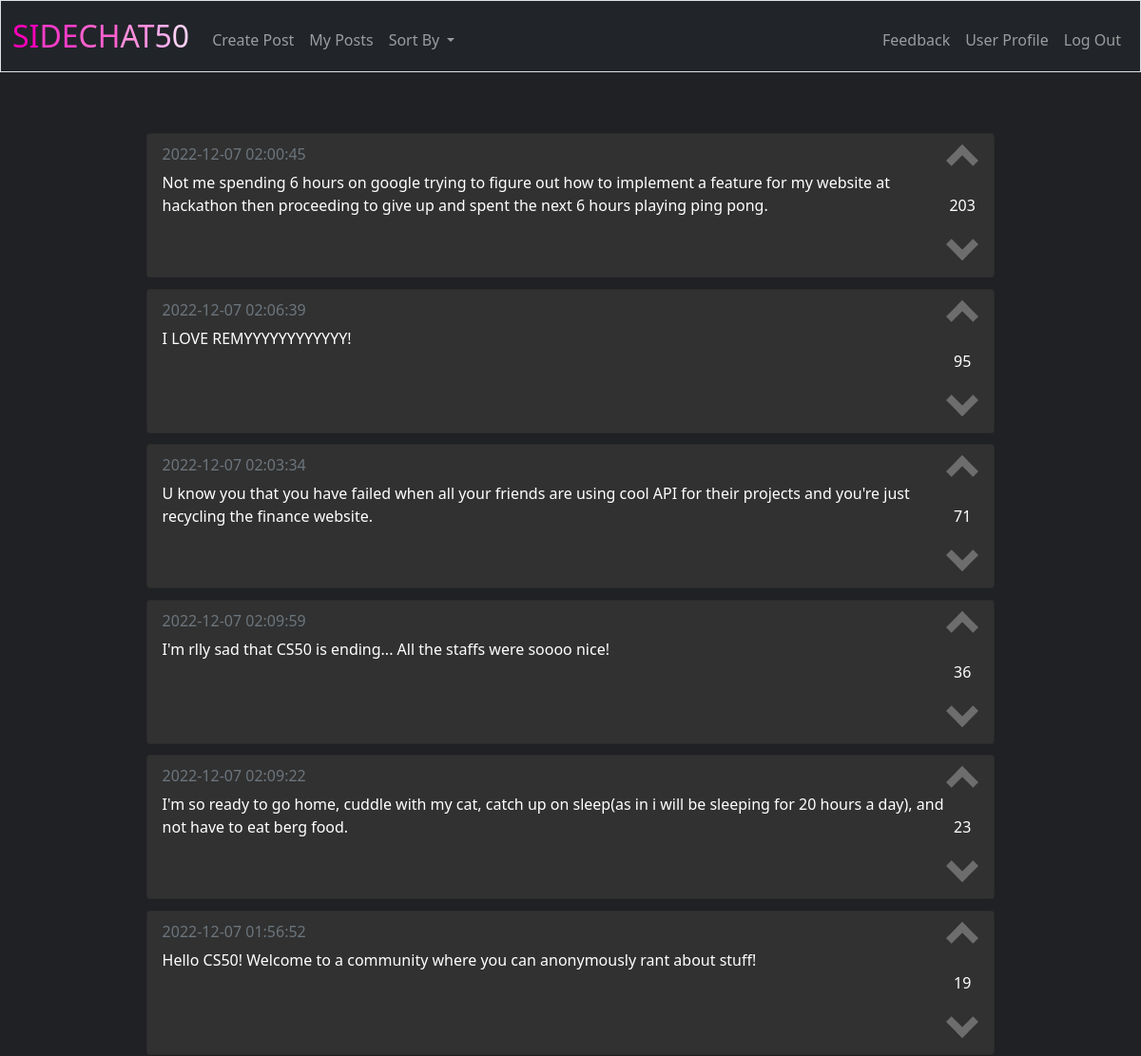
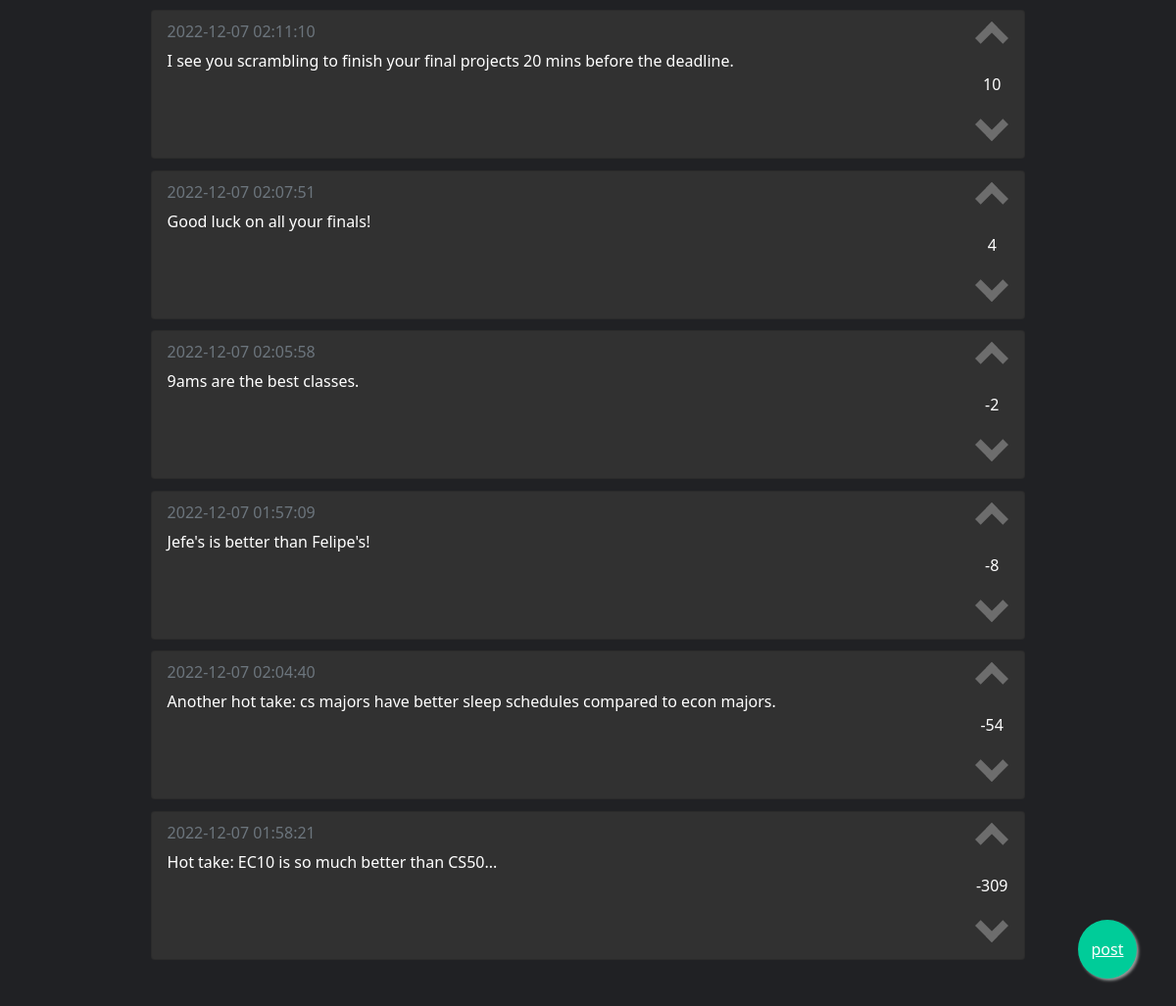
Page /top (signed in) on the committed database (2 pictures, top to bottom).
### tables this page shows
CREATE TABLE posts (id INTEGER PRIMARY KEY AUTOINCREMENT NOT NULL, user_id INTEGER NOT NULL, post TEXT NOT NULL, 'time' DATETIME NOT NULL DEFAULT CURRENT_TIMESTAMP, likes INTEGER NOT NULL DEFAULT(0), FOREIGN KEY(user_id) REFERENCES users(id));

### app.py (the view)
@app.route("/top")
@login_required
def top():
    id = session["user_id"]
    posts = db.execute("SELECT * FROM posts ORDER BY likes DESC")
    liked = db.execute("SELECT post_id FROM liked WHERE user_id = ?", id)
    disliked = db.execute("SELECT post_id FROM disliked WHERE user_id = ?", id)
    likes = []
    dislikes = []
    for post in liked:
        likes.append(post["post_id"])
    for post in disliked:
        dislikes.append(post["post_id"])
    return render_template("index.html", posts=posts, likes=likes, dislikes=dislikes)

### app.py (called while the page is built)
@app.after_request
def after_request(response):
    response.headers["Cache-Control"] = "no-cache, no-store, must-revalidate"
    response.headers["Expires"] = 0
    response.headers["Pragma"] = "no-cache"
    return response

### helpers.py (called while the page is built)
def login_required(f):
    @wraps(f)
    def decorated_function(*args, **kwargs):
        if session.get("user_id") is None:
            return redirect("/login")
        return f(*args, **kwargs)
    return decorated_function

### templates/index.html (shortened to what this page needs)
{% extends "layout.html" %}
{% block main %}
<div class="container">
    {% for post in posts %}
    <div class="card">
        <div class="card-body" style="display: block;">
            <div class="split-left">
                <h6 class="card-subtitle mb-2 text-muted" style="text-align: left; color: rgb(201, 201, 201);">{{ post["time"] }}</h6>
                <p class="card-text" style="text-align: left;">{{ post["post"] }}</p>
            </div>
            <div class="split-right">
                {% if post["id"] in likes %}
                <span onclick="like({{post.id}}, {{session['user_id']}})" id="like{{post.id}}" class="arrow up on "></span>
                {% else %}
                <span onclick="like({{post.id}}, {{session['user_id']}})" id="like{{post.id}}" class="arrow up"></span>
                {% endif %}
                <div id="counter{{post.id}}" style="margin-top: 50%; margin-bottom: 50%;">{{ post["likes"] }}</div>
                {% if post["id"] in dislikes %}
                <span onclick="dislike({{post.id}}, {{session['user_id']}})" id="dislike{{post.id}}" class="arrow down on"></span>
                {% else %}
                <span onclick="dislike({{post.id}}, {{session['user_id']}})" id="dislike{{post.id}}" class="arrow down"></span>
                {% endif %}
            </div>
        </div>
    </div>
    {% endfor %}
</div>
<a href="/post" class="float">
    <p class="icon">post</p>
</a>
{% endblock %}

### static/styles.css (style rules this page uses)
body { background-color: #202124; color: rgb(255, 255, 255); }
.float { position:fixed; width:60px; height:60px; bottom:40px; right:40px; background-color:#0C9; color:#FFF; border-radius:50px; text-align:center; box-shadow: 2px 2px 3px #999; }
.icon { display:flex; align-items:center; justify-content:center; height: 100%; color:white; }
.container { margin-left: auto; margin-right: auto; margin-top: 2vh; }
.card { background-color: rgb(49, 49, 49); width: 80%; margin: 1% 10% 1%; }
.arrow { border: solid rgb(109, 109, 109); border-width: 0 1vh 1vh 0; display: inline-block; padding: 1vh; cursor: pointer; }
.up { transform: rotate(-135deg); -webkit-transform: rotate(-135deg); }
.down { transform: rotate(45deg); -webkit-transform: rotate(45deg); }
.split-left { width: 96%; float: left; display: inline-block; }
.split-right { width:4%; float: left; display: inline-block; }

### rows in the picture
posts: time "2022-12-07 02:00:45", post "Not me spending 6 hours on google trying to figure out how to implement a feature for my website at hackathon then proceeding to give up and spent the next 6 hours playing ping pong.", likes "203"
posts: time "2022-12-07 02:06:39", post "I LOVE REMYYYYYYYYYYYY!", likes "95"
posts: time "2022-12-07 02:03:34", post "U know you that you have failed when all your friends are using cool API for their projects and you're just recycling the finance website.", likes "71"
posts: time "2022-12-07 02:09:59", post "I'm rlly sad that CS50 is ending... All the staffs were soooo nice!", likes "36"
posts: time "2022-12-07 02:09:22", post "I'm so ready to go home, cuddle with my cat, catch up on sleep(as in i will be sleeping for 20 hours a day), and not have to eat berg food.", likes "23"
posts: time "2022-12-07 01:56:52", post "Hello CS50! Welcome to a community where you can anonymously rant about stuff!", likes "19"
posts: time "2022-12-07 02:11:10", post "I see you scrambling to finish your final projects 20 mins before the deadline.", likes "10"
posts: time "2022-12-07 02:07:51", post "Good luck on all your finals!", likes "4"
posts: time "2022-12-07 02:05:58", post "9ams are the best classes.", likes "-2"
posts: time "2022-12-07 01:57:09", post "Jefe's is better than Felipe's!", likes "-8"
posts: time "2022-12-07 02:04:40", post "Another hot take: cs majors have better sleep schedules compared to econ majors.", likes "-54"
posts: time "2022-12-07 01:58:21", post "Hot take: EC10 is so much better than CS50...", likes "-309"
